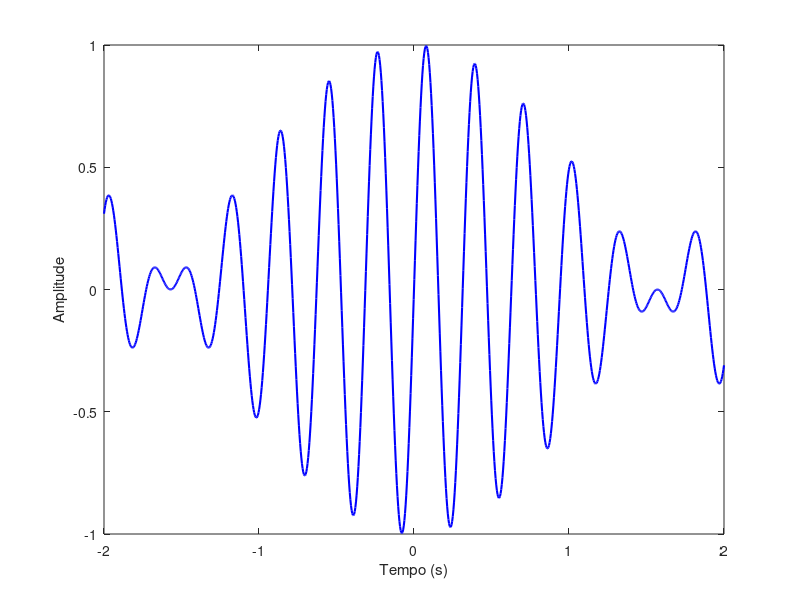

Reproduce this figure in MATLAB.
t = linspace(-2, 2, 1000); % Intervalo de tempo
x = cos(t).*sin(20*t);

% Gráfico
plot(t,x, 'b', 'LineWidth', 1.5);
xlabel('Tempo (s)');
ylabel('Amplitude');
